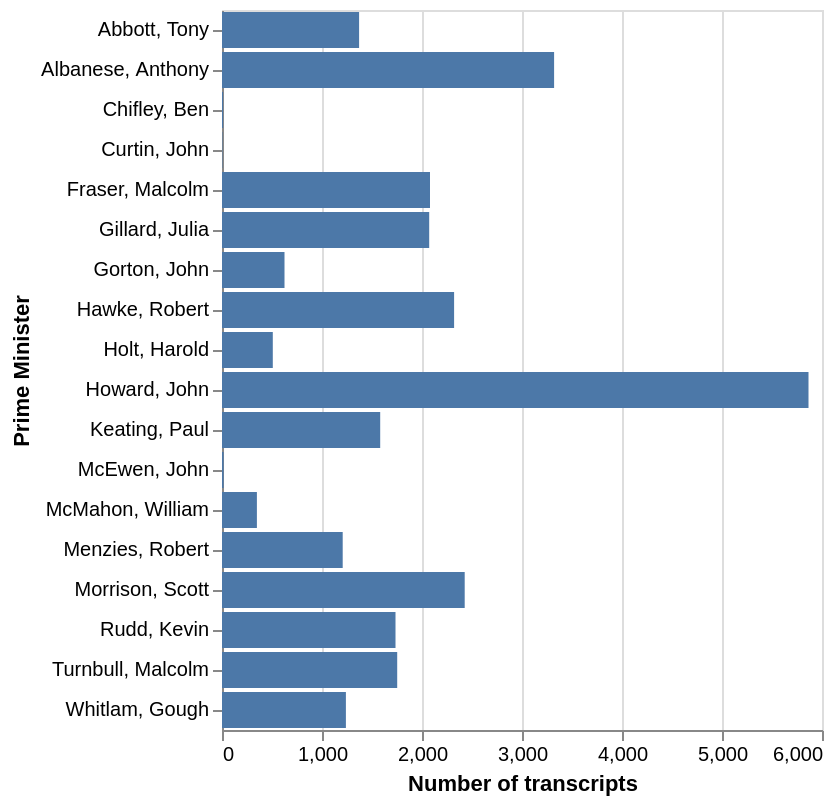

Notebook cell for this chart:
### Code cell
# We're exluding those transcripts where the 'pm' value is empty - df.loc[df['pm'] != '']
alt.Chart(pm_counts.loc[pm_counts["pm"] != ""]).mark_bar().encode(
    # Show number of transcripts on X axis
    x=alt.X("count:Q", title="Number of transcripts"),
    # Show the name of the PM on the Y axis
    y=alt.Y("pm:N", title="Prime Minister"),
    # Show details when you hover
    tooltip=[
        alt.Tooltip("pm:N", title="Prime Minister"),
        alt.Tooltip("count():Q", title="Transcripts"),
    ],
)

### Figure 1 — Vega-Lite specification as saved in the notebook (floating-point values rounded to 4 significant figures)
{"config": {"view": {"continuousWidth": 300, "continuousHeight": 300}}, "data": {"name": "data-b9924662f2aeb9a79fa440cd4f4c0590"}, "mark": {"type": "bar"}, "encoding": {"tooltip": [{"field": "pm", "title": "Prime Minister", "type": "nominal"}, {"aggregate": "count", "title": "Transcripts", "type": "quantitative"}], "x": {"field": "count", "title": "Number of transcripts", "type": "quantitative"}, "y": {"field": "pm", "title": "Prime Minister", "type": "nominal"}}, "$schema": "https://vega.github.io/schema/vega-lite/v6.4.1.json", "datasets": {"data-b9924662f2aeb9a79fa440cd4f4c0590": [{"pm": "Howard, John", "count": 5865}, {"pm": "Albanese, Anthony", "count": 3321}, {"pm": "Morrison, Scott", "count": 2427}, {"pm": "Hawke, Robert", "count": 2321}, {"pm": "Fraser, Malcolm", "count": 2080}, {"pm": "Gillard, Julia", "count": 2072}, {"pm": "Turnbull, Malcolm", "count": 1752}, {"pm": "Rudd, Kevin", "count": 1735}, {"pm": "Keating, Paul", "count": 1582}, {"pm": "Abbott, Tony", "count": 1371}, {"pm": "Whitlam, Gough", "count": 1239}, {"pm": "Menzies, Robert", "count": 1207}, {"pm": "Gorton, John", "count": 625}, {"pm": "Holt, Harold", "count": 508}, {"pm": "McMahon, William", "count": 349}, {"pm": "McEwen, John", "count": 16}, {"pm": "Chifley, Ben", "count": 11}, {"pm": "Curtin, John", "count": 4}]}}
